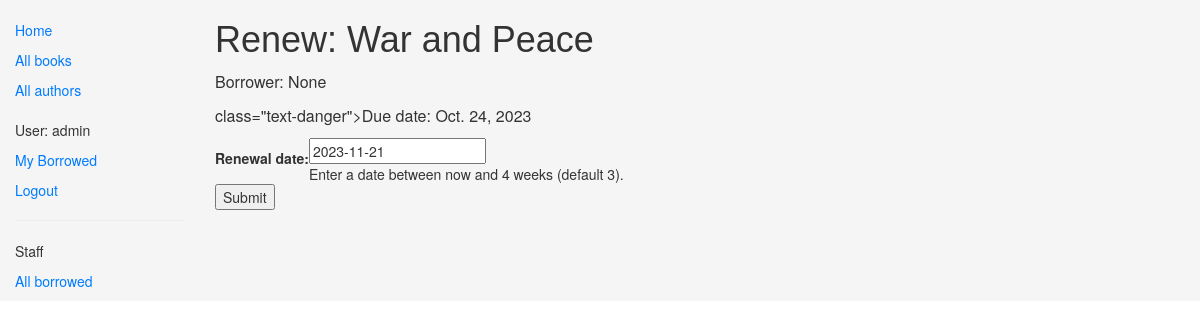
The app's page /catalog/book/b5e61f46-b3e0-4bb1-be4c-a9b4ebe6c84b/renew/ (signed in) with its own data.
### catalog/models.py (models this page shows, shortened)
class BookInstance(models.Model):
    id = models.UUIDField(primary_key=True, default=uuid.uuid4, help_text="Unique ID for this particular book across whole library")
    book = models.ForeignKey('Book', on_delete=models.SET_NULL, null=True)
    imprint = models.CharField(max_length=200)
    due_back = models.DateField(null=True, blank=True)
    borrower = models.ForeignKey(User, on_delete=models.SET_NULL, null=True, blank=True)
    LOAN_STATUS = (
        ('m', 'Maintenance'),
        ('o', 'On loan'),
        ('a', 'Available'),
        ('r', 'Reserved'),
    )
    status = models.CharField(max_length=1, choices=LOAN_STATUS, blank=True, default='m', help_text='Book availability')
    class Meta:
        ordering = ["due_back"]
        permissions = (("can_mark_returned", "Set book as returned"),)
    @property
    def is_overdue(self):
        if self.due_back and date.today() > self.due_back:
            return True
        return False

class Book(models.Model):
    title = models.CharField(max_length=200)
    author = models.ForeignKey('Author', on_delete=models.SET_NULL, null=True)
    summary = models.TextField(max_length=1000, help_text="Enter a brief description of the book")
    isbn = models.CharField('ISBN',max_length=13, help_text='13 Character <a href="https://www.isbn-international.org/content/what-isbn">ISBN number</a>')
    genre = models.ManyToManyField(Genre, help_text="Select a genre for this book")
    language = models.ForeignKey('Language', on_delete = models.SET_NULL, null=True)
    def display_genre(self):
        """
        Creates a string for the Genre. This is required to display genre in Admin.
        """
        return ', '.join([ genre.name for genre in self.genre.all()[:3] ])
    display_genre.short_description = 'Genre'

### catalog/views.py (the view)
# urls.py: path('book/<uuid:pk>/renew/', views.renew_book_librarian, name='renew-book-librarian'),
@permission_required('catalog.can_mark_returned')
def renew_book_librarian(request, pk):
    book_inst = get_object_or_404(BookInstance, pk=pk)
    if request.method == 'POST':
        form = RenewBookForm(request.POST)
        if form.is_valid():
            book_inst.due_back = form.cleaned_data['renewal_date']
            book_inst.save()
            return HttpResponseRedirect(reverse('all-borrowed') )
    else:
        proposed_renewal_date = datetime.date.today() + datetime.timedelta(weeks=3)
        form = RenewBookForm(initial={'renewal_date': proposed_renewal_date,})
    return render(request, 'catalog/book_renew_librarian.html', {'form': form, 'bookinst':book_inst})

### catalog/forms.py (shortened to what this page needs)
class RenewBookForm(forms.Form):
    renewal_date = forms.DateField(help_text="Enter a date between now and 4 weeks (default 3).")

### catalog/templates/catalog/book_renew_librarian.html (shortened to what this page needs)
{% extends "base_generic.html" %}
{% block content %}
    <h1>Renew: {{bookinst.book.title}}</h1>
    <p>Borrower: {{bookinst.borrower}}</p>
    <p>{% if bookinst.is_overdue %} class="text-danger"{% endif %}>Due date: {{bookinst.due_back}}</p>
    <form action="" method="post">
        <table>
        {{ form }}
        </table>
        <input type="submit" value="Submit" />
    </form>
{% endblock %}

### catalog/templates/base_generic.html (shortened to what this page needs)
<!doctype html>
<html lang="en">
  <head>
      {% load static %}
    <link
      rel="stylesheet"
      href="https://maxcdn.bootstrapcdn.com/bootstrap/3.3.7/css/bootstrap.min.css" />
    <link rel="stylesheet" href="{% static 'css/styles.css' %}">
    {% load static %}
    <link rel="stylesheet" href="{% static 'css/styles.css' %}" />
  </head>
  <body>
    <div class="container-fluid">
      <div class="row">
          <div class="col-sm-2">
          {% block sidebar %}
          <ul class="sidebar-nav">
            <li><a href="{% url 'index' %}">Home</a></li>
            <li><a href="{% url 'books' %}">All books</a></li>
            <li><a href="{% url 'authors' %}">All authors</a></li>
          </ul>
          <ul class="sidebar-nav">
           {% if user.is_authenticated %}
             <li>User: {{ user.get_username }}</li>
             <li><a href="{% url 'my-borrowed' %}">My Borrowed</a></li>
             <li><a href="{% url 'logout'%}?next={{request.path}}">Logout</a></li>
           {% else %}
             <li><a href="{% url 'login'%}?next={{request.path}}">Login</a></li>
           {% endif %}
          </ul>
           {% if user.is_staff %}
           <hr>
           <ul class="sidebar-nav">
           <li>Staff</li>
           {% if perms.catalog.can_mark_returned %}
           <li><a href="{% url 'all-borrowed' %}">All borrowed</a></li>
           {% endif %}
           </ul>
            {% endif %}
        {% endblock %}
          </div>
        <div class="col-sm-10 ">
        {% block content %}{% endblock %}
      </div>
    </div>
  </body>
</html>

### catalog/static/css/styles.css (style rules this page uses)
.sidebar-nav { margin-top: 20px; padding: 0; list-style: none; }
h1, h2 { font-family: Arial, sans-serif; color: #333; }
p { font-size: 16px; line-height: 1.5; }
.sidebar-nav { list-style: none; padding: 0; }
.sidebar-nav li { margin: 10px 0; }
.sidebar-nav a { text-decoration: none; color: #007bff; }
.container-fluid { background-color: #f5f5f5; }

### records on screen
BookInstance: book "War and Peace", borrower "None", due_back "Oct. 24, 2023"

### other values on screen
{{ user.get_username }} "admin"
